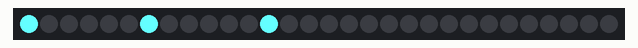
Recording of a sketch running on a simulated Arduino Uno, built with avr-gcc and run on an emulated ATmega328P. Parts: 30 RGB LEDs in strip order, left to right.

Above: at 0.01 s.
At 0.75 s:
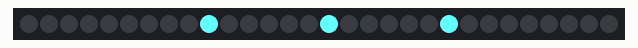
At 1.5 s:
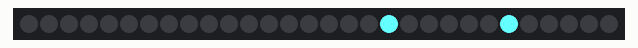
At 2.91 s:
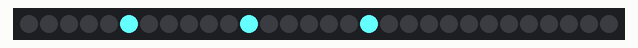

The sketch:

Snowfall.ino
```cpp
#include <Adafruit_NeoPixel.h>
#ifdef __AVR__
 #include <avr/power.h> // Required for 16 MHz Adafruit Trinket
#endif

// Which pin on the Arduino is connected to the NeoPixels?
// On a Trinket or Gemma we suggest changing this to 1:
#define LED_PIN    6

// How many NeoPixels are attached to the Arduino?
#define LED_COUNT 30

// Declare our NeoPixel strip object:
Adafruit_NeoPixel strip(LED_COUNT, LED_PIN, NEO_GRB + NEO_KHZ800);


uint32_t raindrop = strip.Color(100,255,255);
uint32_t white =  strip.Color(255,255,255);
uint32_t black = strip.Color(0,0,0);

int raindrop_speed = 80;
int raindrop_gap = 6;

void setup() {
  // These lines are specifically to support the Adafruit Trinket 5V 16 MHz.
  // Any other board, you can remove this part (but no harm leaving it):
#if defined(__AVR_ATtiny85__) && (F_CPU == 16000000)
  clock_prescale_set(clock_div_1);
#endif
  // END of Trinket-specific code.

  strip.begin();           // INITIALIZE NeoPixel strip object (REQUIRED)
  strip.show();            // Turn OFF all pixels ASAP
  strip.setBrightness(255); // Set BRIGHTNESS to about 1/5 (max = 255)
}


// loop() function -- runs repeatedly as long as board is on ---------------

void loop() {
  // Fill along the length of the strip in various colors...
  //etAll(white);
  //raindrop_fall(raindrop,raindrop_speed);
  setAll(black);
  raindrop_fall(raindrop,raindrop_speed);
}

void setAll(uint32_t color){
  for(int i=0; i<strip.numPixels(); i++) { // For each pixel in strip...
    strip.setPixelColor(i, color);         //  Set pixel's color (in RAM)
  }
  strip.show();                          //  Update strip to match
}

void raindrop_fall(uint32_t color, int wait){
  uint32_t cur_color_1 ;
  uint32_t cur_color_2;
  uint32_t cur_color_3;

  for(int i=0; i<strip.numPixels(); i++ ) {
    cur_color_1 = strip.getPixelColor(i);
    cur_color_2 = strip.getPixelColor(i+raindrop_gap);
    cur_color_3 = strip.getPixelColor(i+raindrop_gap*2);

    strip.setPixelColor(i, color);
    strip.setPixelColor(i+raindrop_gap, color);
    strip.setPixelColor(i+raindrop_gap*2, color);
    strip.show();
    delay(wait);
    strip.setPixelColor(i, cur_color_1);
    strip.setPixelColor(i+raindrop_gap, cur_color_2);
    strip.setPixelColor(i+raindrop_gap*2, cur_color_3);
    strip.show();
  }
}

void colorWipe(uint32_t color, int wait) {
  for(int i=0; i<strip.numPixels(); i++) { // For each pixel in strip...
    strip.setPixelColor(i, color);         //  Set pixel's color (in RAM)
    strip.show();                          //  Update strip to match
    delay(wait);                           //  Pause for a moment
  }
}
```

Measured:
- by itself, everything shown: repeats every 2.5 s, in 30 steps
